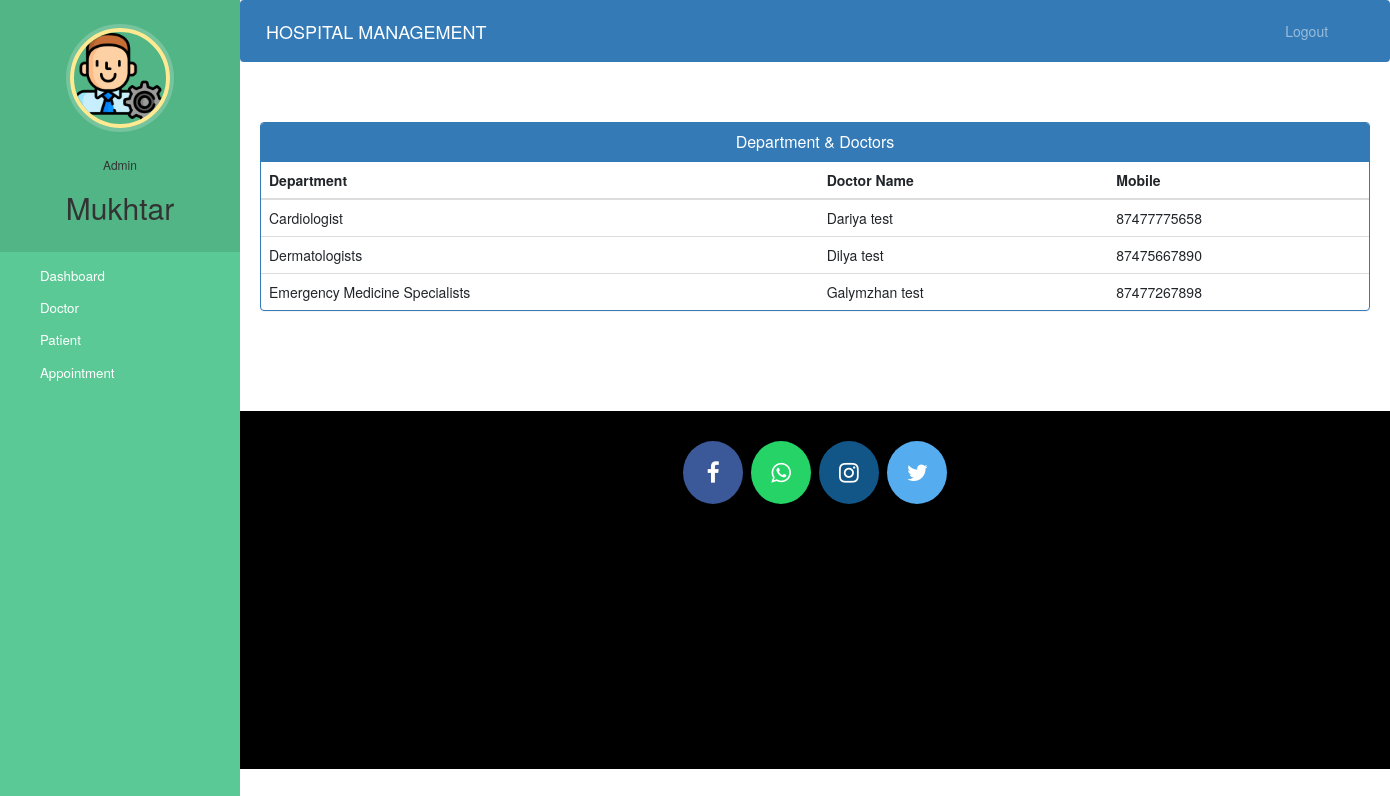
Screenshot of /admin-view-doctor-specialisation (signed in) with the database file from the repository.
### hospital/models.py (models this page shows, shortened)
class Doctor(models.Model):
    user=models.OneToOneField(User,on_delete=models.CASCADE)
    profile_pic= models.ImageField(upload_to='profile_pic/DoctorProfilePic/',null=True,blank=True)
    address = models.CharField(max_length=40)
    mobile = models.CharField(max_length=20,null=True)
    department= models.CharField(max_length=50,choices=departments,default='Cardiologist')
    status=models.BooleanField(default=False)
    @property
    def get_name(self):
        return self.user.first_name+" "+self.user.last_name

### hospital/views.py (the view)
# urls.py: path('admin-view-doctor-specialisation',views.admin_view_doctor_specialisation_view,name='admin-view-doctor-specialisation'),
@login_required(login_url='adminlogin')
@user_passes_test(is_admin)
def admin_view_doctor_specialisation_view(request):
    doctors=models.Doctor.objects.all().filter(status=True)
    return render(request,'hospital/admin_view_doctor_specialisation.html',{'doctors':doctors})

### hospital/views.py (called while the page is built)
def is_admin(user):
    return user.groups.filter(name='ADMIN').exists()

### templates/hospital/admin_view_doctor_Specialisation.html (shortened to what this page needs)
{% extends 'hospital/admin_base.html' %}
{% block content %}
<head>
  <link href="//netdna.bootstrapcdn.com/bootstrap/3.0.0/css/bootstrap.min.css" rel="stylesheet" id="bootstrap-css">
</head>
<div class="container">
  <div class="panel panel-primary">
    <div class="panel-heading">
      <h6 class="panel-title">Department & Doctors</h6>
    </div>
    <table class="table table-hover" id="dev-table">
      <thead>
        <tr>
          <th>Department</th>
          <th>Doctor Name</th>
          <th>Mobile</th>
        </tr>
      </thead>
      {% for d in doctors %}
      <tr>
        <td>{{d.department}}</td>
        <td> {{d.get_name}}</td>
        <td>{{d.mobile}}</td>
      </tr>
      {% endfor %}
    </table>
  </div>
</div>
{% endblock content %}

### templates/hospital/admin_base.html (shortened to what this page needs)
<!DOCTYPE html>
{% load static %}
<html lang="en">
<head>
  <link rel="stylesheet" href="https://stackpath.bootstrapcdn.com/bootstrap/4.3.1/css/bootstrap.min.css">
  <link rel="stylesheet" href="https://maxcdn.bootstrapcdn.com/font-awesome/4.7.0/css/font-awesome.min.css">
  <link rel="stylesheet" href="{% static '/style.css' %}">
</head>
<body>
  <nav class="menu" tabindex="0">
    <header class="avatar">
      <img src="{% static "images/adminpropic.png" %}" />
      <br><br>
      <h6>Admin</h6>
      <h2>{{request.user.first_name}}</h2>
    </header>
    <ul>
      <li tabindex="0" class="icon-dashboard"> <a style="color:white; text-decoration:none;" href="/admin-dashboard"><span>Dashboard</span></a> </li>
      <li tabindex="0" class="icon-customers"> <a style="color:white; text-decoration:none;" href="/admin-doctor"><span>Doctor</span></a></li>
      <li tabindex="0" class="icon-users"> <a style="color:white; text-decoration:none;" href="/admin-patient"><span>Patient</span></a></li>
      <li tabindex="0" class="icon-calendar"> <a style="color:white; text-decoration:none;" href="/admin-appointment"><span>Appointment</span></a></li>
    </ul>
  </nav>
  <main>
    <div class="bs-example">
      <nav class="navbar navbar-expand-md  navbar-dark fixed-top" style="background:#337AB7;">
        <a href="/admin-dashboard" class="navbar-brand">HOSPITAL MANAGEMENT</a>
        <div class="collapse navbar-collapse justify-content-between" id="navbarCollapse">
          <div class="navbar-nav" style=" margin-left: 90%;">
            <a href="/logout" class="nav-item nav-link">Logout</a>
          </div>
        </div>
      </nav>
    </div>
    <br><br>
    {% block content %}
    {% endblock content %}
    <br><br><br><br>
    <footer>
      <p>
        <a id="ftr" href="https://facebook.com/sumit.luv/" class="fa fa-facebook"></a>
        <a id="ftr" href="https://api.whatsapp.com/send?phone=919572181024&text=Hello%20Sumit.%0d%0aHow%20are%20you%20%3f%0d%0aI%20came%20from%20your%20website.&source=&data=#" class="fa fa-whatsapp"></a>
        <a id="ftr" href="https://instagram.com/sumit.luv" class="fa fa-instagram"></a>
        <a id="ftr" href="https://twitter.com/sumitkumar1503" class="fa fa-twitter"></a>
      </p>
      <br>
      <div class="container">
        <div class="row">
          <div class="col-md-12 col-sm-12">
            <div style="color:#ffffff;" class="wow fadeInUp footer-copyright">
              <p><br>
                </p>
            </div>
          </div>
        </div>
      </div>
    </footer>
  </main>
</body>
</html>

### static/style.css (style rules this page uses)
body { padding-left: 240px; }
main { position: relative; height: 100vh; }
.menu { background: #5bc995; height: 100vh; width: 240px; position: fixed; top: 0px; left: 0; z-index: 5; outline: none; }
.menu .avatar { background: rgba(0, 0, 0, 0.1); padding: 2em 0.5em; text-align: center; }
.menu .avatar img { width: 100px; border-radius: 50%; overflow: hidden; border: 4px solid #ffea92; box-shadow: 0 0 0 4px rgba(255, 255, 255, 0.2); }
.menu .avatar h2 { font-weight: normal; margin-bottom: 0; }
.menu ul { list-style: none; padding: 0.5em 0; margin: 0; }
.menu ul li { padding: 0.5em 1em 0.5em 3em; font-size: 0.95em; font-weight: regular; background-repeat: no-repeat; background-position: left 15px center; background-size: auto 20px; transition: all 0.15s linear; cursor: pointer; }
.menu ul li.icon-dashboard { background-image: url("http://www.entypo.com/images//gauge.svg"); }
.menu ul li.icon-customers { background-image: url("http://www.entypo.com/images//briefcase.svg"); }
.menu ul li.icon-users { background-image: url("http://www.entypo.com/images//users.svg"); }
.menu ul li.icon-calendar { background-image: url("http://www.entypo.com/images//calendar.svg"); }

### templates/hospital/admin_base.html (style rules this page uses)
a:link { text-decoration: none; }
a { color: white; }
footer { padding: 0px 0px 0px 0px; background-color: black; margin: 0px; }
#ftr { padding: 20px; }
.fa { font-size: 23px; width: 60px; text-align: center; text-decoration: none; margin: 5px 2px; border-radius: 50%; }
.fa-facebook { background: #3B5998; color: white; margin-top: 30px; }
.fa-whatsapp { background: #25d366; color: white; }
.fa-twitter { background: #55ACEE; color: white; }
.fa-instagram { background: #125688; color: white; }
p { text-align: center; }
body { padding-left: 240px; }
main { position: relative; height: 100vh; }
.menu { background: #5bc995; height: 100vh; width: 240px; position: fixed; top: 0px; left: 0; z-index: 5; outline: none; }
.menu .avatar { background: rgba(0, 0, 0, 0.1); padding: 2em 0.5em; text-align: center; }
.menu .avatar img { width: 100px; border-radius: 50%; overflow: hidden; border: 4px solid #ffea92; box-shadow: 0 0 0 4px rgba(255, 255, 255, 0.2); }
.menu .avatar h2 { font-weight: normal; margin-bottom: 0; }
.menu ul { list-style: none; padding: 0.5em 0; margin: 0; }
.menu ul li { padding: 0.5em 1em 0.5em 3em; font-size: 0.95em; font-weight: regular; background-repeat: no-repeat; background-position: left 15px center; background-size: auto 20px; transition: all 0.15s linear; cursor: pointer; }
.menu ul li.icon-dashboard { background-image: url("http://www.entypo.com/images//gauge.svg"); }
.menu ul li.icon-customers { background-image: url("http://www.entypo.com/images//briefcase.svg"); }
.menu ul li.icon-users { background-image: url("http://www.entypo.com/images//users.svg"); }
.menu ul li.icon-calendar { background-image: url("http://www.entypo.com/images//calendar.svg"); }

### templates/hospital/admin_view_doctor_Specialisation.html (style rules this page uses)
a:link { text-decoration: none; }
h6 { text-align: center; }
.row { margin: 100px; }

### rows the page displays
Doctor: department "Cardiologist", get_name "Dariya test", mobile "87477775658"
Doctor: department "Dermatologists", get_name "Dilya test", mobile "87475667890"
Doctor: department "Emergency Medicine Specialists", get_name "Galymzhan test", mobile "87477267898"

### other values shown
{{ request.user.first_name }} "Mukhtar"
